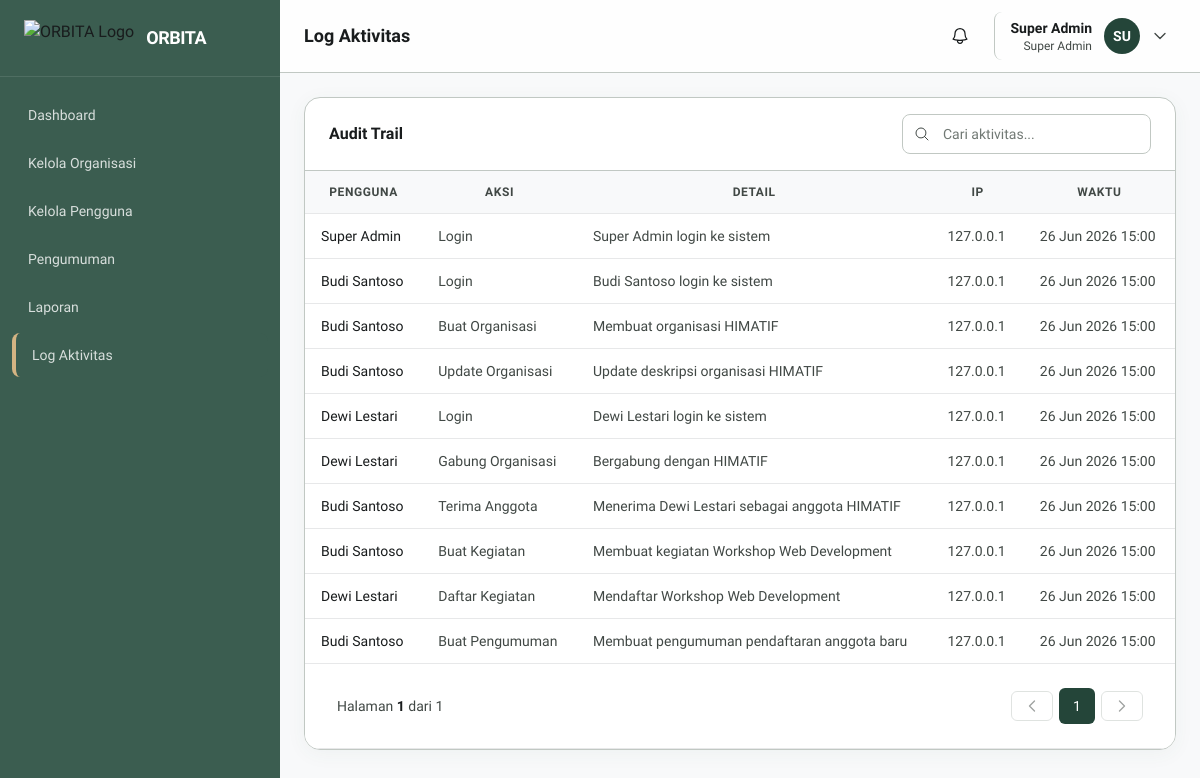
/pages/log/index.php (signed in), run on the app's committed database.
### tables this page shows
CREATE TABLE activity_log (
    id INT AUTO_INCREMENT PRIMARY KEY,
    user_id INT DEFAULT NULL,
    aksi VARCHAR(100) NOT NULL,
    detail TEXT,
    ip_address VARCHAR(45),
    user_agent TEXT,
    created_at DATETIME DEFAULT CURRENT_TIMESTAMP
);

CREATE TABLE users (
    id INT AUTO_INCREMENT PRIMARY KEY,
    nama VARCHAR(100) NOT NULL,
    email VARCHAR(100) NOT NULL UNIQUE,
    nim VARCHAR(20) NOT NULL UNIQUE,
    password VARCHAR(255) NOT NULL,
    role_id INT NOT NULL DEFAULT 2,
    no_hp VARCHAR(20),
    jurusan VARCHAR(100),
    angkatan VARCHAR(4),
    foto_profile VARCHAR(255) DEFAULT NULL,
    status ENUM('aktif', 'nonaktif', 'menunggu') DEFAULT 'aktif',
    reset_token VARCHAR(64) DEFAULT NULL,
    reset_expires DATETIME DEFAULT NULL,
    created_at DATETIME DEFAULT CURRENT_TIMESTAMP,
    updated_at DATETIME DEFAULT CURRENT_TIMESTAMP ON UPDATE CURRENT_TIMESTAMP,
    FOREIGN KEY (role_id) REFERENCES roles(id) ON DELETE CASCADE
);

### components/tables/log.php (the view, shortened to what this page needs)
<?php
foreach ($list as $log):
?>
<tr>
    <td class="text-sm font-medium text-on-surface"><?= e($log['nama'] ?? 'Sistem') ?></td>
    <td class="text-sm text-on-surface-variant"><?= e($log['aksi']) ?></td>
    <td class="text-sm text-on-surface-variant"><?= e($log['detail'] ?? '-') ?></td>
    <td class="text-sm text-on-surface-variant"><?= e($log['ip_address'] ?? '-') ?></td>
    <td class="text-sm text-on-surface-variant"><?= e(date('d M Y H:i', strtotime($log['created_at']))) ?></td>
</tr>
<?php endforeach; ?>
<?php if (!empty($list)): ?>
<tr><td colspan="5" class="bg-white border-t border-outline-variant"><?= renderPagination($p) ?></td></tr>
<?php endif; ?>

### assets/css/custom.css (style rules this page uses)
.data-table td, .data-table th { padding: 12px 16px; border-bottom: 1px solid #e7e8e9; }

### components/head.php (style rules this page uses)
body { font-family: 'Plus Jakarta Sans', sans-serif; background-color: #f8f9fa; }

### data on the page
activity_log: user.nama "Super Admin", aksi "Login", detail "Super Admin login ke sistem", ip_address "127.0.0.1", created_at "26 Jun 2026 15:00"
activity_log: user.nama "Budi Santoso", aksi "Login", detail "Budi Santoso login ke sistem", ip_address "127.0.0.1", created_at "26 Jun 2026 15:00"
activity_log: user.nama "Budi Santoso", aksi "Buat Organisasi", detail "Membuat organisasi HIMATIF", ip_address "127.0.0.1", created_at "26 Jun 2026 15:00"
activity_log: user.nama "Budi Santoso", aksi "Update Organisasi", detail "Update deskripsi organisasi HIMATIF", ip_address "127.0.0.1", created_at "26 Jun 2026 15:00"
activity_log: user.nama "Dewi Lestari", aksi "Login", detail "Dewi Lestari login ke sistem", ip_address "127.0.0.1", created_at "26 Jun 2026 15:00"
activity_log: user.nama "Dewi Lestari", aksi "Gabung Organisasi", detail "Bergabung dengan HIMATIF", ip_address "127.0.0.1", created_at "26 Jun 2026 15:00"
activity_log: user.nama "Budi Santoso", aksi "Terima Anggota", detail "Menerima Dewi Lestari sebagai anggota HIMATIF", ip_address "127.0.0.1", created_at "26 Jun 2026 15:00"
activity_log: user.nama "Budi Santoso", aksi "Buat Kegiatan", detail "Membuat kegiatan Workshop Web Development", ip_address "127.0.0.1", created_at "26 Jun 2026 15:00"
activity_log: user.nama "Dewi Lestari", aksi "Daftar Kegiatan", detail "Mendaftar Workshop Web Development", ip_address "127.0.0.1", created_at "26 Jun 2026 15:00"
activity_log: user.nama "Budi Santoso", aksi "Buat Pengumuman", detail "Membuat pengumuman pendaftaran anggota baru", ip_address "127.0.0.1", created_at "26 Jun 2026 15:00"

### other printed values
$item['label'] "Dashboard"
$item['label'] "Kelola Organisasi"
$item['label'] "Kelola Pengguna"
$item['label'] "Pengumuman"
$item['label'] "Laporan"
$item['label'] "Log Aktivitas"
$page_title "Log Aktivitas"
$_SESSION['nama'] "Super Admin"
$_SESSION['role'] "Super Admin"
substr($_SESSION['nama'] ?? 'U', 0, 2) "SU"
$page "1"
$totalPages "1"
